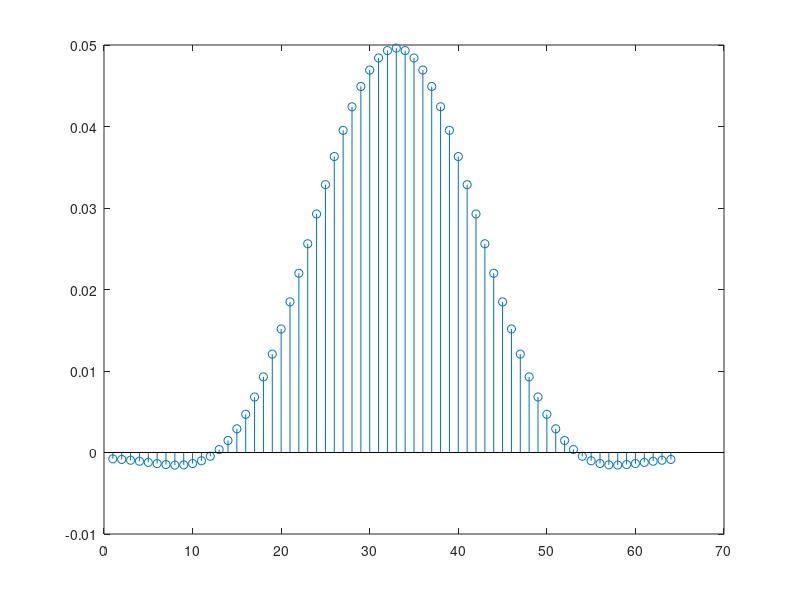

Write the MATLAB code that produced this figure.
clear all; close all; clc;

Fs = 48000;

% frequencies in Hz
f1 = 21600;
f2 = 1200;

% filter
FILTER_LENGTH = 64;
cutoff = 0.05;
coeffs = fir1(FILTER_LENGTH, cutoff, 'low');

%freqz(coeffs,1);

h = impz(coeffs, 1);
h = h(1:end-1);
stem(h);


theFileName = 'C:\wudtke_sconza_nunes\ece395SHARC\coeffs.h';
theFile = fopen(theFileName,'wt');

fprintf(theFile,'#define FILTER_LENGTH %d\n\n',FILTER_LENGTH+1);
fprintf(theFile,'//cutoff is %f Hz\n\n', cutoff*Fs);
fprintf(theFile,'double coeffs[%d] = {\n\n',FILTER_LENGTH+1);
fprintf(theFile,'\t%6.6f,\n',coeffs(1:end-1));
fprintf(theFile,'\t%6.6f',coeffs(end));
fprintf(theFile,'\n\n};\n\n');
